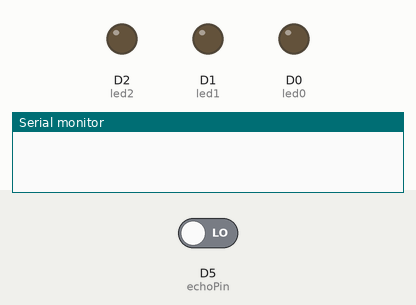
Simulated run of this sketch. Board: ESP8266 (NodeMCU). Shown: output pins drawn as LEDs (lit = HIGH), the last lines printed to the serial monitor. The inputs (shaded band) are chosen by the test bench; at power-on: D5 (echoPin) LOW. Pins used as bus, display or sensor lines are not drawn.

Above: at 0.5 s.
At 3.5 s:
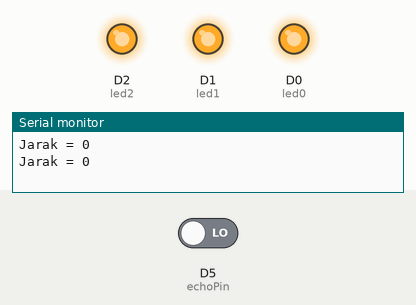
Timing chart, 0 to 5.1 s (numbered marks = the images above):
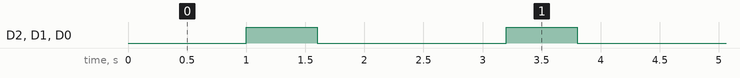

The sketch:

SensorJarak_IOT_Banguen.ino
```cpp
#define led0 D0
#define led1 D1
#define led2 D2
#define trigPin D6
#define echoPin D5
long durasi;
int jarak;

void setup() {
  // put your setup code here, to run once:
  pinMode(led0, OUTPUT);
  pinMode(led1, OUTPUT);
  pinMode(led2, OUTPUT);

  pinMode(trigPin, OUTPUT);
  pinMode(echoPin, INPUT);

  Serial.begin(9600);

}

void loop() {
  // put your main code here, to run repeatedly:

  // kode sensor
  digitalWrite(trigPin, LOW);
  delayMicroseconds(2);
  digitalWrite(trigPin, HIGH);
  delayMicroseconds(10);

  durasi = pulseIn(echoPin, HIGH);
  jarak = durasi * 0.034/2;

  Serial.print("Jarak = ");
  Serial.println(jarak);

  //
  if(jarak > 60 && jarak < 99){
    digitalWrite(led0, HIGH);
    digitalWrite(led1, LOW);
    digitalWrite(led2, LOW);
  } else if (jarak > 30 && jarak < 60) {
    digitalWrite(led0, HIGH);
    digitalWrite(led1, HIGH);
    digitalWrite(led2, LOW);
  } else if (jarak > 12 && jarak < 30) {
    digitalWrite(led0, HIGH);
    digitalWrite(led1, HIGH);
    digitalWrite(led2, HIGH);
  } else if (jarak < 12) {
      digitalWrite(led0, HIGH);
      digitalWrite(led1, HIGH);
      digitalWrite(led2, HIGH);
      delay(600);

      digitalWrite(led0, LOW);
      digitalWrite(led1, LOW);
      digitalWrite(led2, LOW);
      delay(600);
  } else {
      digitalWrite(led0, LOW);
      digitalWrite(led1, LOW);
      digitalWrite(led2, LOW);
  }

}
```

Measured:
- by itself, D2 (led2), D1 (led1), D0 (led0): alternates HIGH for 0.60 s and LOW for 1.6 s
